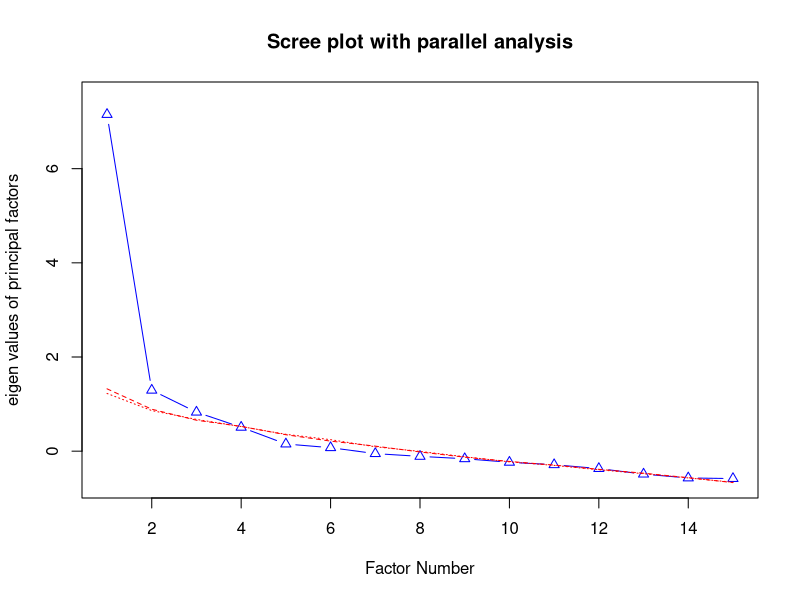
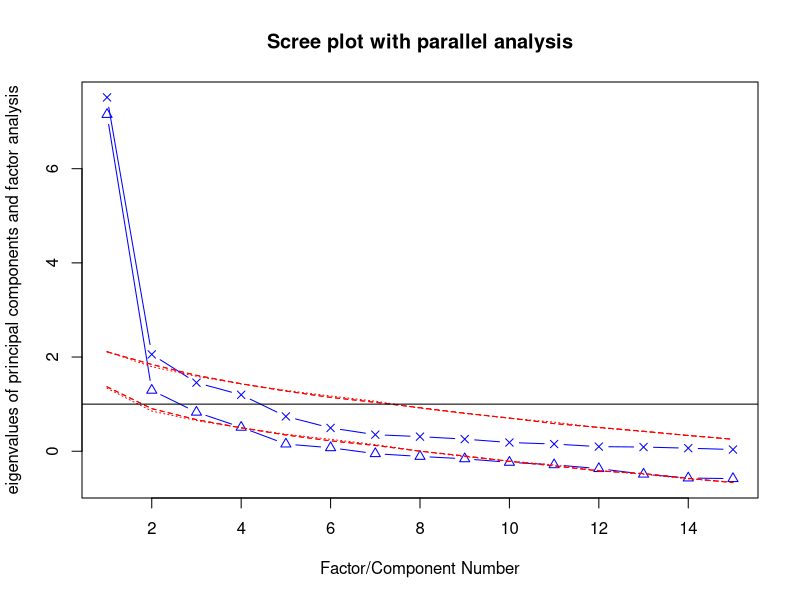

Reproduce these figures in R, in order. (Note: this script raises an error after producing the figures.)


## ========================================================================= ##
#        An Example of Factor Analysis Model with Package -- psych
## ========================================================================= ##

library(psych)

# Read data
rt <- read.csv("applicant.csv")
data <- rt[,-1]

# Scree plot 
# one way to determine the number of factors or components in a data matrix or a 
# correlation matrix is to examine the “scree" plot of the successive eigenvalues. 
fa.parallel(data, fa="fa", show.legend=F, main="Scree plot with parallel analysis")
fa.parallel(data, fa="both", show.legend=F, main="Scree plot with parallel analysis")

# Factor Analysis with none rotate
fa1=fa(data, nfactors=3, rotate="none")    
fa1=fa(data, nfactors=3, rotate="none", fm="ml")
fa1=fa(data, nfactors=3, rotate="none", fm="pa")
fa1=fa(data, nfactors=3, rotate="none", fm="wls")
fa1=fa(data, nfactors=3, rotate="none", fm="gls")
fa1

# Factor Analysis with rotate based on varmax
fa2=fa(mydata, nfactors=3, rotate="varimax", fm="pa")
fa2
fa.diagram(fa2, simple=F)

fa3=fa(mydata, nfactors=2, rotate="varimax", fm="pa")
fa3
factor.plot(fa3, labels=rownames(fa3$loadings))

